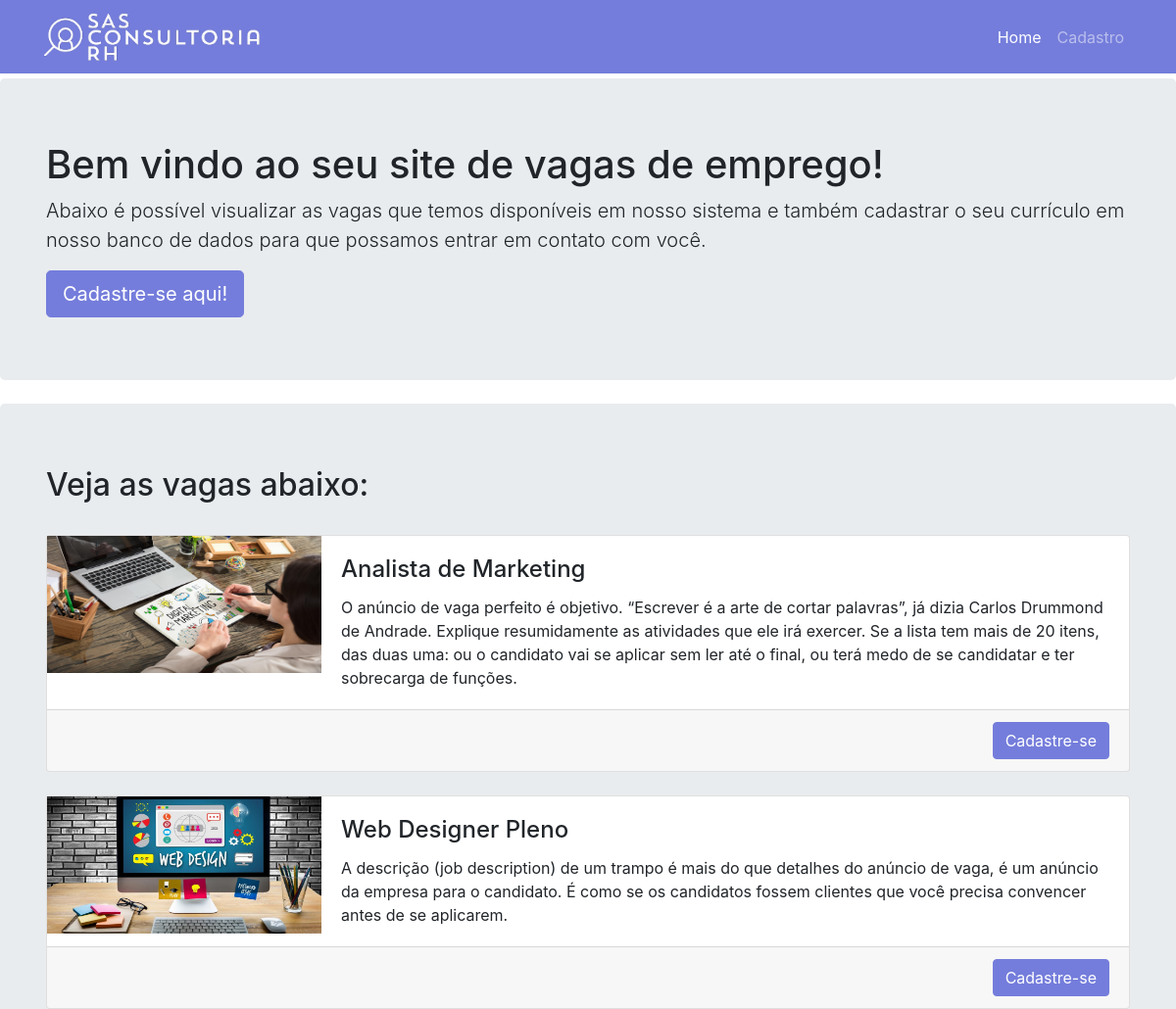
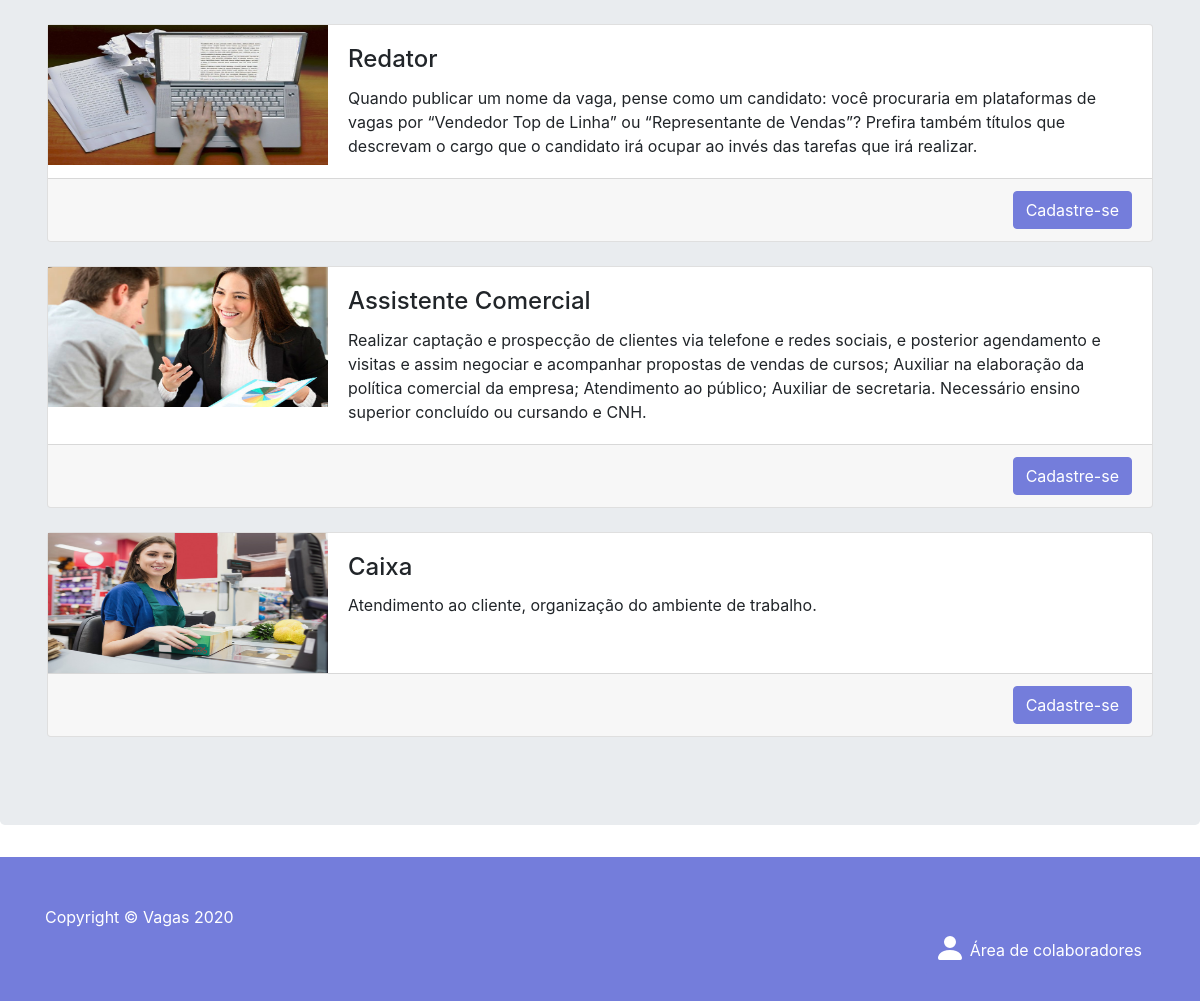
The page / on the database its author committed (2 pictures, top to bottom).
### tables this page shows
CREATE TABLE `vagas` (
  `id_vaga` int(11) NOT NULL,
  `vaga` varchar(200) NOT NULL,
  `atividade` varchar(600) NOT NULL,
  `foto` varchar(255) NOT NULL
);

### index.php (the view, shortened to what this page needs)
<!DOCTYPE html>
<html lang="pt-br">
<head>
  <link href="vendor/bootstrap/css/bootstrap.min.css" rel="stylesheet">
  <link href="css/heroic-features.css" rel="stylesheet">
</head>
<body>
  <nav class="navbar navbar-expand-lg navbar-dark bg-dark fixed-top">
    <div class="container">
      <a class="navbar-brand" href="index.php">
        <img style="width: 220px;" src="img/logo_sas_white.png">
      </a>
      <div class="collapse navbar-collapse" id="navbarResponsive">
        <ul class="navbar-nav ml-auto">
          <li class="nav-item active">
            <a class="nav-link" href="index.php">Home
            </a>
          </li>
          <li class="nav-item">
            <a class="nav-link" href="cadastro.php">Cadastro</a>
          </li>
        </ul>
      </div>
    </div>
  </nav>
  <header class="jumbotron my-4">
    <div class="container">
      <h1 class="display-7">Bem vindo ao seu site de vagas de emprego!</h1>
      <p class="lead">Abaixo é possível visualizar as vagas que temos disponíveis em nosso sistema e também cadastrar o seu currículo em nosso banco de dados para que possamos entrar em contato com você.</p>
      <a href="cadastro.php" class="btn btn-primary btn-lg">Cadastre-se aqui!</a>
    </div>
  </header>
  <div class="jumbotron">
    <div class="container">
      <h2>Veja as vagas abaixo:</h2>
      <br/>
      <?php
      include "conexao.php";
      $sql = "SELECT * FROM vagas";
      $dados = mysqli_query($conn, $sql);
      while ($linha = mysqli_fetch_assoc($dados)) {
        $vaga = $linha['vaga'];
        $atividade = $linha['atividade'];
        $foto = $linha['foto'];
        echo "
        <div class='row'>
        <div class='col'>
        <div class='card'>
        <div class='card-horizontal'>
        <div class='img'>
        <img class='foto_vaga' src='images/$foto' alt=''>
        </div>
        <div class='card-body'>
        <h4 class='card-title'>$vaga</h4>
        <p class='card-text'>$atividade</p>
        </div>
        </div>
        <div class='card-footer text-right'>
        <a class='btn btn-primary' href='cadastro.php'>Cadastre-se</a>
        </div>
        </div>
        </div>
        </div>
        <br>
        ";
      }
      ?>
    </div>
  </div>
  <footer class="py-5 bg-dark">
    <div class="container">
      <p class="m-0 text-left text-white">Copyright &copy; Vagas 2020</p>
    </div>
    <div class="container">
      <a href="login.php" class="btn btn-primary m-0 float-right text-black">
        <svg width="2em" height="2em" viewBox="2 2 16 16" class="bi bi-person-fill" fill="currentColor" xmlns="http://www.w3.org/2000/svg">
          <path fill-rule="evenodd" d="M3 14s-1 0-1-1 1-4 6-4 6 3 6 4-1 1-1 1H3zm5-6a3 3 0 1 0 0-6 3 3 0 0 0 0 6z"/>
        </svg>Área de colaboradores</a>
      </div>
      <br/>
    </footer>
  </body>
  </html>

### css/heroic-features.css (style rules this page uses)
body { padding-top: 56px; }

### index.php (style rules this page uses)
.card-horizontal { display: flex; flex: 1 1 auto; }
.foto_vaga { width: 280px; height: 140px; z-index: 1020 !default; }

### rows shown on the page
vagas: shows a picture, vaga "Analista de Marketing", atividade "O anúncio de vaga perfeito é objetivo. “Escrever é a arte de cortar palavras”, já dizia Carlos Drummond de Andrade. Explique resumidamente as atividades que ele irá exercer. Se a lista tem mais de 20 itens, das duas uma: ou o candidato vai se aplicar sem ler até o final, ou terá medo de se candidatar e ter sobrecarga de funções."
vagas: shows a picture, vaga "Web Designer Pleno", atividade "A descrição (job description) de um trampo é mais do que detalhes do anúncio de vaga, é um anúncio da empresa para o candidato. É como se os candidatos fossem clientes que você precisa convencer antes de se aplicarem."
vagas: shows a picture, vaga "Redator", atividade "Quando publicar um nome da vaga, pense como um candidato: você procuraria em plataformas de vagas por “Vendedor Top de Linha” ou “Representante de Vendas”? Prefira também títulos que descrevam o cargo que o candidato irá ocupar ao invés das tarefas que irá realizar."
vagas: shows a picture, vaga "Assistente Comercial", atividade "Realizar captação e prospecção de clientes via telefone e redes sociais, e posterior agendamento e visitas e assim negociar e acompanhar propostas de vendas de cursos; Auxiliar na elaboração da política comercial da empresa; Atendimento ao público; Auxiliar de secretaria. Necessário ensino superior concluído ou cursando e CNH."
vagas: shows a picture, vaga "Caixa", atividade "Atendimento ao cliente, organização do ambiente de trabalho."
